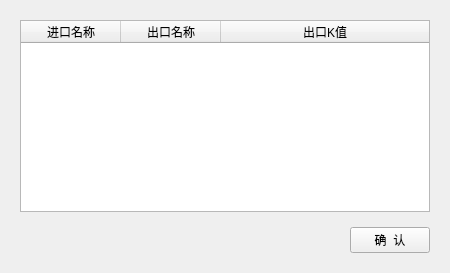
<?xml version="1.0" encoding="UTF-8"?>
<ui version="4.0">
 <class>tip_widget</class>
 <widget class="QWidget" name="tip_widget">
  <property name="geometry">
   <rect>
    <x>0</x>
    <y>0</y>
    <width>453</width>
    <height>0</height>
   </rect>
  </property>
  <property name="sizePolicy">
   <sizepolicy hsizetype="Expanding" vsizetype="Expanding">
    <horstretch>0</horstretch>
    <verstretch>0</verstretch>
   </sizepolicy>
  </property>
  <property name="windowTitle">
   <string>进出口命名及阻力设置</string>
  </property>
  <layout class="QVBoxLayout" name="verticalLayout">
   <property name="spacing">
    <number>15</number>
   </property>
   <property name="leftMargin">
    <number>20</number>
   </property>
   <property name="topMargin">
    <number>20</number>
   </property>
   <property name="rightMargin">
    <number>20</number>
   </property>
   <property name="bottomMargin">
    <number>20</number>
   </property>
   <item>
    <widget class="QTableWidget" name="rename_table">
     <property name="minimumSize">
      <size>
       <width>410</width>
       <height>75</height>
      </size>
     </property>
     <property name="contextMenuPolicy">
      <enum>Qt::CustomContextMenu</enum>
     </property>
     <property name="verticalScrollBarPolicy">
      <enum>Qt::ScrollBarAlwaysOff</enum>
     </property>
     <property name="horizontalScrollBarPolicy">
      <enum>Qt::ScrollBarAlwaysOff</enum>
     </property>
     <property name="rowCount">
      <number>0</number>
     </property>
     <property name="columnCount">
      <number>3</number>
     </property>
     <attribute name="horizontalHeaderCascadingSectionResizes">
      <bool>false</bool>
     </attribute>
     <attribute name="horizontalHeaderShowSortIndicator" stdset="0">
      <bool>false</bool>
     </attribute>
     <attribute name="horizontalHeaderStretchLastSection">
      <bool>true</bool>
     </attribute>
     <attribute name="verticalHeaderStretchLastSection">
      <bool>true</bool>
     </attribute>
     <column>
      <property name="text">
       <string>进口名称</string>
      </property>
     </column>
     <column>
      <property name="text">
       <string>出口名称</string>
      </property>
     </column>
     <column>
      <property name="text">
       <string>出口K值</string>
      </property>
     </column>
    </widget>
   </item>
   <item>
    <layout class="QHBoxLayout" name="horizontalLayout">
     <item>
      <spacer name="horizontalSpacer">
       <property name="orientation">
        <enum>Qt::Horizontal</enum>
       </property>
       <property name="sizeHint" stdset="0">
        <size>
         <width>304</width>
         <height>20</height>
        </size>
       </property>
      </spacer>
     </item>
     <item>
      <widget class="QPushButton" name="rename_btn">
       <property name="text">
        <string>确  认</string>
       </property>
      </widget>
     </item>
    </layout>
   </item>
  </layout>
 </widget>
 <resources/>
 <connections/>
</ui>
